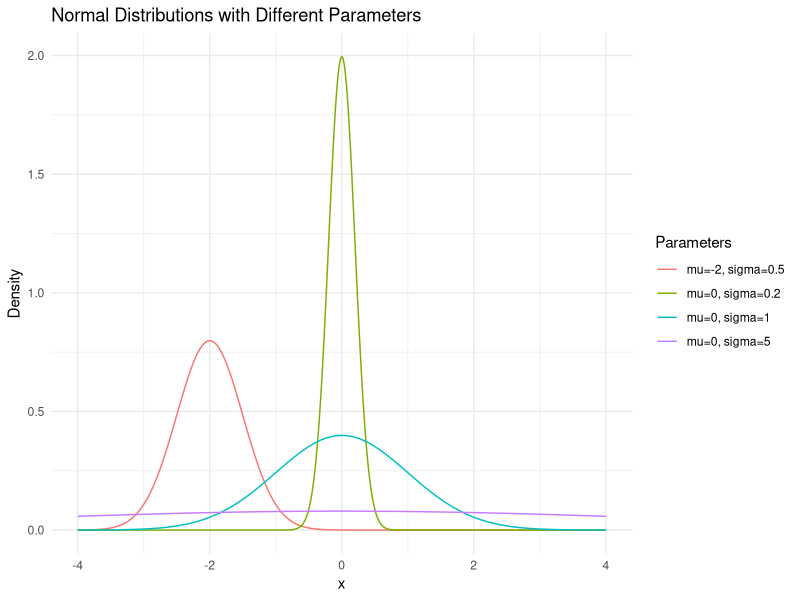
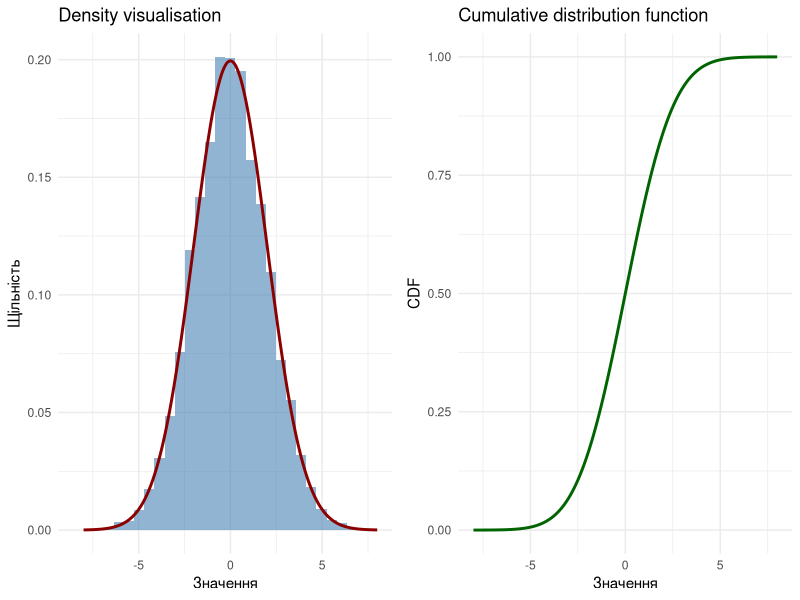
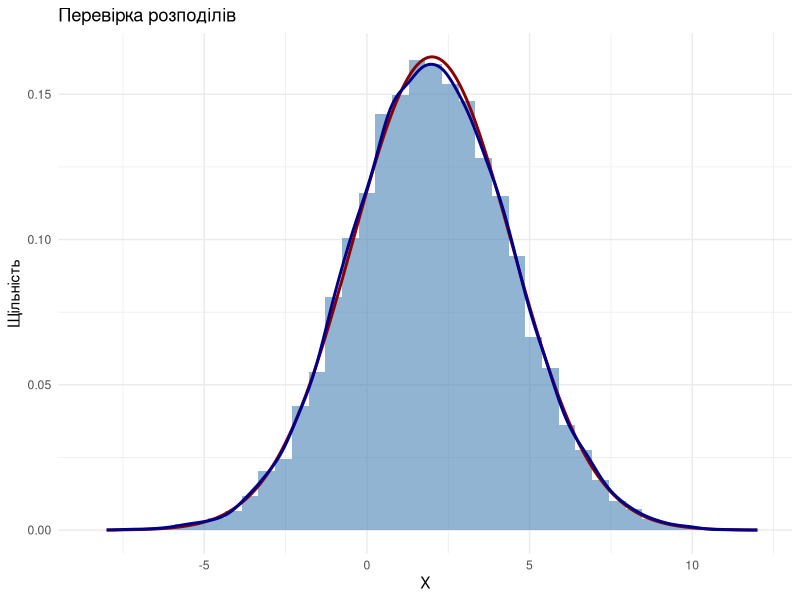
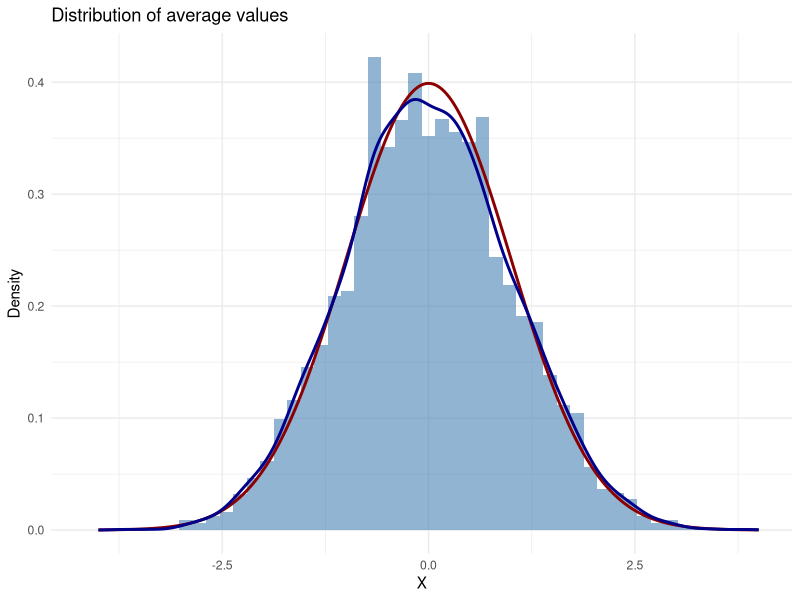
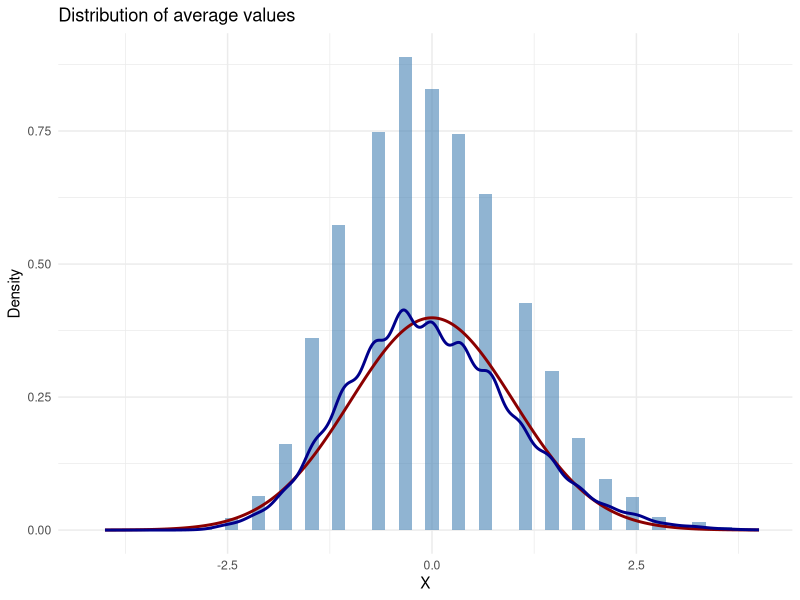
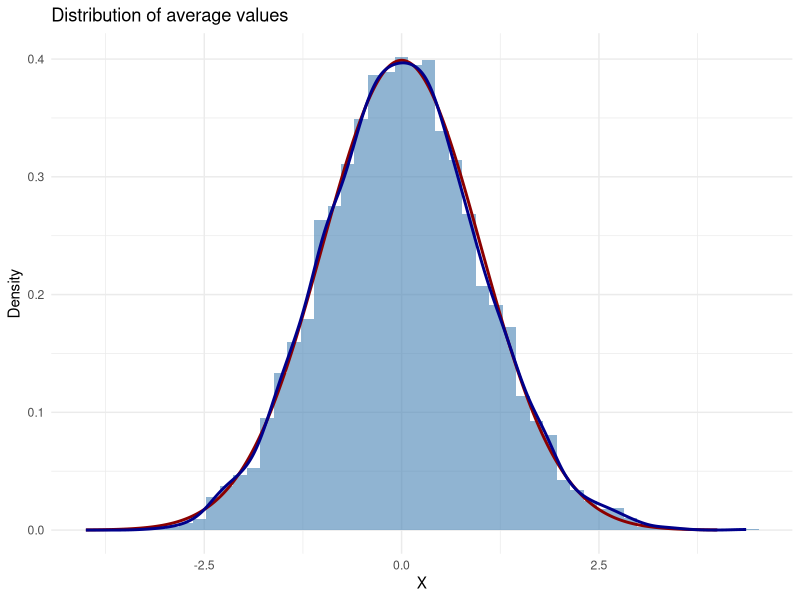
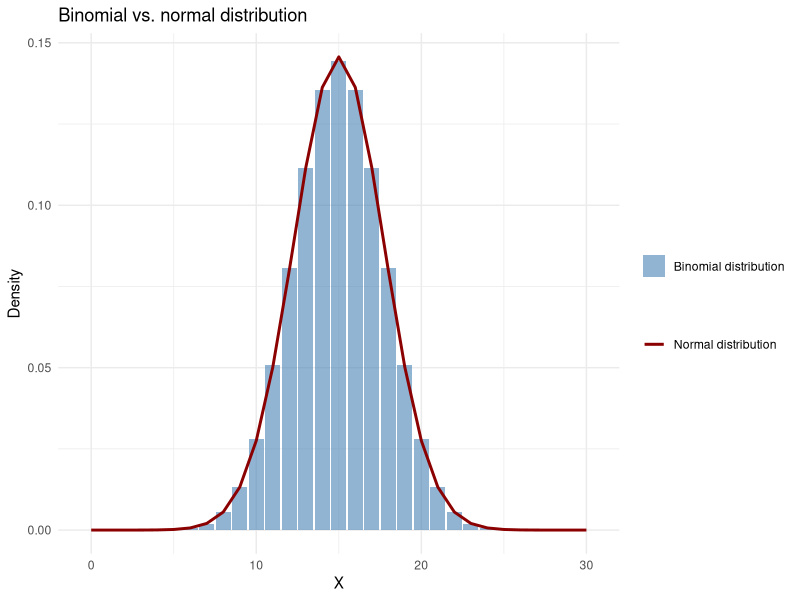
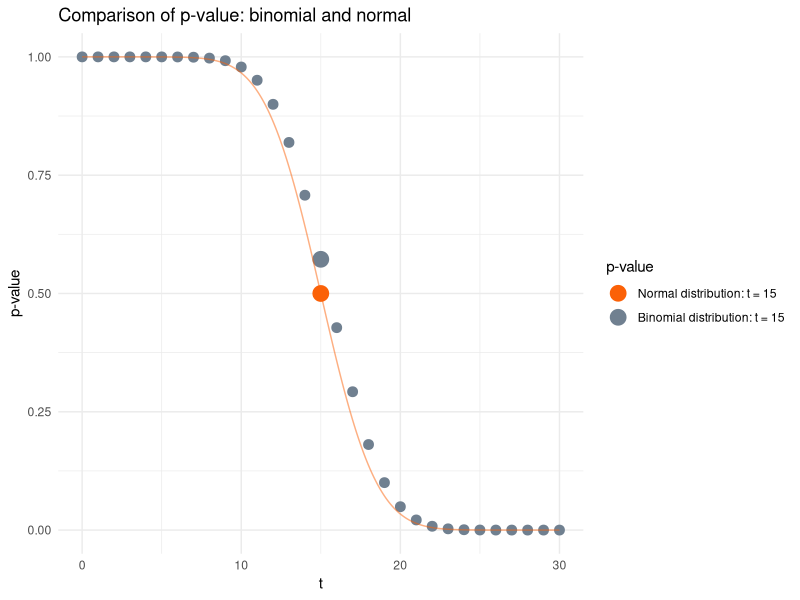

Write R code to recreate these figures, in order.
## ---- chunk 1
#| label: setup
#| include: false

library(tidyverse)

# Define colors
red_pink   = "#e64173"
turquoise  = "#20B2AA"
orange     = "#FFA500"
red        = "#fb6107"
blue       = "#181485"
navy       = "#150E37FF"
green      = "#8bb174"
yellow     = "#D8BD44"
purple     = "#6A5ACD"
slate      = "#314f4f"
## ---- chunk 2
#| label: normal_distribution-plot
#| echo: false
#| fig-align: center

library(tidyverse)

# Parameters
params <- tibble(
  mu = c(0, 0, 0, -2),
  sigma = c(0.2, 1, 5, 0.5)
)

# Generate data for plotting
plot_data <- params %>%
  rowwise() %>%
  mutate(data = list(tibble(
    x = seq(-4, 4, length.out = 1000),
    y = (1 / (sigma * sqrt(2 * pi))) * exp(-0.5 * ((x - mu) / sigma)^2)
  ))) %>%
  unnest(data)

# Plot
ggplot(plot_data, aes(x = x, y = y, color = factor(paste0("mu=", mu, ", sigma=", sigma)))) +
  geom_line() +
  labs(
    title = "Normal Distributions with Different Parameters",
    color = "Parameters",
    x = "x",
    y = "Density"
  ) +
  theme_minimal()
## ---- chunk 3
#| label: normal-distribution-cumulative

# Ініціалізація
library(tidyverse)

# Cumulative distribution function
p_x_leq_2 <- pnorm(2, mean = 0, sd = 1)
cat("P(X <= 2) =", p_x_leq_2, "\n")
cat("або так", pnorm(2, mean = 0, sd = 1), "\n")

# You can specify vector
p_values <- pnorm(c(2, -1), mean = 0, sd = 1)
cat("[P(X <= 2), P(X <= -1)] =", paste(p_values, collapse = ", "), "\n")
## ---- chunk 4
#| label: normal-distribution-percent

# Quantile 0.975
quantile_0_975 <- qnorm(0.975, mean = 0, sd = 1)
cat("quantile 0.975 =", quantile_0_975, "\n")
## ---- chunk 5
#| label: normal-distribution-probability

# Density
pdf_0 <- dnorm(0, mean = 0, sd = 1)
cat("pdf(0) =", pdf_0, "\n")
## ---- chunk 6
#| label: normal-distribution-plot
#| fig-align: center
#| code-fold: true

# Ініціалізація
set.seed(2024)

# Параметри розподілу
mu <- 0
sigma <- 2
x <- seq(-8, 8, length.out = 1000) # рівновіддалені 1000 точок від -8 до 8

# Розрахунок щільності, кумулятивної функції розподілу та вибірки
pdf <- dnorm(x, mean = mu, sd = sigma)
cdf <- pnorm(x, mean = mu, sd = sigma)
sample <- rnorm(10000, mean = mu, sd = sigma)

# Візуалізація
library(ggplot2)
library(gridExtra)

# Щільність
p1 <- ggplot() +
  geom_histogram(aes(x = sample, y = ..density..), fill = "steelblue", alpha = 0.6) +
  geom_line(aes(x = x, y = pdf), color = "darkred", size = 1) +
  labs(title = "Density visualisation", x = "Значення", y = "Щільність") +
  theme_minimal()

# Кумулятивна функція
p2 <- ggplot() +
  geom_line(aes(x = x, y = cdf), color = "darkgreen", size = 1) +
  labs(title = "Cumulative distribution function", x = "Значення", y = "CDF") +
  theme_minimal()

# Показати графіки
grid.arrange(p1, p2, ncol = 2)
## ---- chunk 7
#| label: normal-distribution-sum

first_mean <- 3
first_var <- 4

second_mean <- -1
second_var <- 2

first_dist <- list(mean = first_mean, sd = sqrt(first_var))
second_dist <- list(mean = second_mean, sd = sqrt(second_var))

# Important scale = sqrt(first_var + second_var)
checking_sum_distr <- tibble(
  mean = first_mean + second_mean,
  sd = sqrt(first_var + second_var)
)
## ---- chunk 8
#| label: normal-distribution-sum-plot
#| fig-align: center
#| code-fold: true
#| 

# Генерація вибірок
set.seed(2024)

first_sample <- rnorm(10000, mean = first_dist$mean, sd = first_dist$sd)
second_sample <- rnorm(10000, mean = second_dist$mean, sd = second_dist$sd)
sum_sample <- first_sample + second_sample

x <- seq(-8, 12, length.out = 1000)
checking_sum_pdf <- dnorm(x, mean = checking_sum_distr$mean, sd = checking_sum_distr$sd)

ggplot() +
  geom_histogram(aes(x = sum_sample, y = ..density..), fill = "steelblue", alpha = 0.6, bins = 40) +
  geom_line(aes(x = x, y = checking_sum_pdf), color = "darkred", size = 1) +
  geom_density(aes(x = sum_sample), color = "darkblue", size = 1) +
  labs(
    title = "Перевірка розподілів",
    x = "X",
    y = "Щільність"
  ) +
  theme_minimal()
## ---- chunk 9
#| label: central-limit-theorem-generate
#| code-fold: true

visualize_CLT <- function(sample_generator, expected_value, variance) {

  set.seed(2024)
  N <- 5000
  clt_sample <- numeric(N)

  for (i in 1:N) {
    sample <- sample_generator()
    sample_size <- length(sample)
    statistic <- sqrt(sample_size) * (mean(sample) - expected_value) / sqrt(variance)
    clt_sample[i] <- statistic
  }

  x <- seq(-4, 4, length.out = 1000)
  normal_pdf <- dnorm(x, mean = 0, sd = 1)

  ggplot() +
    geom_histogram(aes(x = clt_sample, y = ..density..), bins = 50, fill = "steelblue", alpha = 0.6) +
    geom_line(aes(x = x, y = normal_pdf), color = "darkred", size = 1) +
    geom_density(aes(x = clt_sample), color = "darkblue", size = 1) +
    labs(
      title = "Distribution of average values",
      x = "X",
      y = "Density"
    ) +
    theme_minimal()
}
## ---- chunk 10
#| label: central-limit-theorem-binomial
#| fig-align: center

binom_generator <- function(p, n, size) {
  rbinom(size, size = n, prob = p)
}

p <- 0.01
n <- 20
size <- 5000

visualize_CLT(
  sample_generator = function() binom_generator(p = p, n = n, size = size),
  expected_value = p * n,
  variance = n * p * (1 - p)
)
## ---- chunk 11
#| label: central-limit-theorem-binomial-small
#| fig-align: center

binom_generator <- function(p, n, size) {
  rbinom(size, size = n, prob = p)
}

p <- 0.01
n <- 20
size <- 40

visualize_CLT(
  sample_generator = function() binom_generator(p = p, n = n, size = size),
  expected_value = p * n,
  variance = n * p * (1 - p)
)
## ---- chunk 12
#| label: central-limit-theorem-exponential
#| fig-align: center
#| code-fold: true

expon_generator <- function(expected_value, size) {
  rexp(size, rate = 1 / expected_value)
}

expected_value <- 24
size <- 400

visualize_CLT(
  sample_generator = function() expon_generator(expected_value = expected_value, size = size),
  expected_value = expected_value,
  variance = expected_value^2
)
## ---- chunk 13
#| label: binomial-p-value

get_pvalue_by_old_logic <- function(n, mu0, t) {
  1 - pbinom(t - 1, size = n, prob = mu0)
}

n <- 30
mu0 <- 0.5
t <- 19

old_p_value <- get_pvalue_by_old_logic(n, mu0, t)
cat("p-value obtained using the old, correct formula:", old_p_value, "\n")
## ---- chunk 14
#| label: binomial-vs-normal
#| fig-align: center
#| echo: false

n <- 30
mu0 <- 0.5
t <- 19

x <- 0:30
binom_pmf <- dbinom(x, size = n, prob = mu0)
norm_pmf <- dnorm(x, mean = n * mu0, sd = sqrt(n * mu0 * (1 - mu0)))

ggplot() +
  geom_bar(aes(x = x, y = binom_pmf, fill = "steelblue"), stat = "identity", , alpha = 0.6) +
  geom_line(aes(x = x, y = norm_pmf, color = "darkred"), size = 1) +
  labs(
    title = "Binomial vs. normal distribution",
    x = "X",
    y = "Density"
  ) +
  theme_minimal() +
  scale_color_manual(values = c("darkred" = "darkred"), labels = c("Normal distribution"), name = '') +
  scale_fill_manual(values = c("steelblue" = "steelblue"), labels = c("Binomial distribution"), name = '')
## ---- chunk 15
#| label: normal-p-value

get_pvalue_by_normal_approx <- function(n, mu0, t) {
  sum_mu <- n * mu0
  sum_variance <- n * mu0 * (1 - mu0)
  sum_std <- sqrt(sum_variance)

  1 - pnorm(t, mean = sum_mu, sd = sum_std)
}

normal_dist_p_value <- get_pvalue_by_normal_approx(n, mu0, t)
cat("p-value obtained from the normal distribution approximation:", normal_dist_p_value, "\n")
## ---- chunk 16
#| label: normal-p-value-large

n <- 3000
mu0 <- 0.5
t <- 1544

old_p_value <- get_pvalue_by_old_logic(n, mu0, t)
cat("p-value obtained using the old, correct formula:", old_p_value, "\n")

normal_dist_p_value <- get_pvalue_by_normal_approx(n, mu0, t)
cat("p-value obtained from the normal distribution approximation:", normal_dist_p_value, "\n")
## ---- chunk 17
#| label: z-test-small

z_criterion_pvalue <- function(sample_mean, sample_size, mu0, variance) {
  Z_statistic <- sqrt(sample_size) * (sample_mean - mu0) / sqrt(variance)
  1 - pnorm(Z_statistic)
}

n <- 30
t <- 19
mu0 <- 0.5
variance <- mu0 * (1 - mu0)

old_p_value <- get_pvalue_by_old_logic(n, mu0, t)
normal_p_value <- get_pvalue_by_normal_approx(n, mu0, t)
z_pvalue <- z_criterion_pvalue(t / n, n, mu0, variance)

cat("p-value obtained using the old, correct formula:", old_p_value, "\n",
    "p-value obtained from the normal distribution:", normal_p_value, "\n",
    "Z-test p-value:", z_pvalue, "\n")
## ---- chunk 18
#| label: z-test-large

z_criterion_pvalue <- function(sample_mean, sample_size, mu0, variance) {
  Z_statistic <- sqrt(sample_size) * (sample_mean - mu0) / sqrt(variance)
  1 - pnorm(Z_statistic)
}

n <- 3000
t <- 1544
mu0 <- 0.5
variance <- mu0 * (1 - mu0)

old_p_value <- get_pvalue_by_old_logic(n, mu0, t)
normal_p_value <- get_pvalue_by_normal_approx(n, mu0, t)
z_pvalue <- z_criterion_pvalue(t / n, n, mu0, variance)

cat("p-value obtained using the old, correct formula:", old_p_value, "\n",
    "p-value obtained from the normal distribution:", normal_p_value, "\n",
    "Z-test p-value:", z_pvalue, "\n")
## ---- chunk 19
#| label: continuity-correction-def
#| code-fold: true
#| fig-align: center

cmp_pvalue_binom_and_norm <- function(n, mu0, t, add_to_x = 0) {
  # Parameters
  sum_mu <- n * mu0
  sum_variance <- n * mu0 * (1 - mu0)
  sum_std <- sqrt(sum_variance)
  
  x_axis <- seq(0, n, length.out = 1000)
  dots_to_show <- seq(0, n, by = 1)
  
  # Plot
  ggplot() +
    # Binomial p-value
    geom_point(aes(x = dots_to_show, y = 1 - pbinom(dots_to_show - 1, size = n, prob = mu0)),
                  color = "slategray",
                  size = 3) +
    geom_point(aes(x = t, y = 1 - pbinom(t - 1, size = n, prob = mu0), color = "slategray"),
                  size = 5) +
    # Normal p-value
    geom_line(aes(x = x_axis,
                  y = 1 - pnorm(x_axis + add_to_x, mean = sum_mu, sd = sum_std)),
                  color = red,
                  alpha = 0.5) +
    geom_point(aes(x = t, y = 1 - pnorm(t + add_to_x, mean = sum_mu, sd = sum_std), color = "red"), 
               size = 5) +
    labs(title = "Comparison of p-value: binomial and normal",
         x = "t", y = "p-value") +
    theme_minimal() +
    scale_colour_manual(name = "p-value", values = c('red' = red, slategray = "slategray"), 
                       labels = c("Normal distribution: t = 15", "Binomial distribution: t = 15"))
}

cmp_pvalue_binom_and_norm(30, 0.5, 15)
## ---- chunk 20
#| label: continuity-correction-difference-1

n <- 20
t <- 10

old_p_value <- get_pvalue_by_old_logic(n, mu0, t)
normal_dist_p_value <- get_pvalue_by_normal_approx(n, mu0, t)

cat("p-value obtained using the old, correct formula:", old_p_value, "\n",
    "p-value obtained from the normal distribution:", normal_dist_p_value, "\n",
    "Difference:", round(abs(old_p_value - normal_dist_p_value), 3), "\n")
## ---- chunk 21
#| label: continuity-correction-difference-2

# With the growth of t
n <- 20
t <- 14

old_p_value <- get_pvalue_by_old_logic(n, mu0, t)
normal_dist_p_value <- get_pvalue_by_normal_approx(n, mu0, t)
cat("p-value obtained using the old, correct formula:", old_p_value, "\n",
    "p-value obtained from the normal distribution:", normal_dist_p_value, "\n",
    "Difference:", round(abs(old_p_value - normal_dist_p_value), 3), "\n")
## ---- chunk 22
#| label: continuity-correction-difference-3

# With increasing n
n <- 200
t <- 100

old_p_value <- get_pvalue_by_old_logic(n, mu0, t)
normal_dist_p_value <- get_pvalue_by_normal_approx(n, mu0, t)
cat("p-value, отримане за старою, коректною формулою:", old_p_value, "\n",
    "p-value, отримане з наближення нормальним розподілом:", normal_dist_p_value, "\n",
    "Різниця:", round(abs(old_p_value - normal_dist_p_value), 3), "\n")
## ---- chunk 23
#| label: continuity-correction-correction
#| fig-align: center

cmp_pvalue_binom_and_norm(30, 0.5, 15, add_to_x=-0.5)
## ---- chunk 24
#| label: continuity-correction-def-2

get_pvalue_by_normal_approx_with_addition <- function(n, mu0, t) {
  sum_mu <- n * mu0
  sum_variance <- n * mu0 * (1 - mu0)
  sum_std <- sqrt(sum_variance)
  
  return(1 - pnorm(t - 0.5, mean = sum_mu, sd = sum_std))
}
## ---- chunk 25
#| label: continuity-correction-difference-4

n <- 30
mu0 <- 0.5
t <- 19

old_p_value <- get_pvalue_by_old_logic(n, mu0, t)
normal_dist_p_value <- get_pvalue_by_normal_approx(n, mu0, t)
normal_with_add_p_value <- get_pvalue_by_normal_approx_with_addition(n, mu0, t)

cat("p-value obtained using the old, correct formula:", old_p_value, "\n",
    "p-value obtained from the normal distribution:", normal_dist_p_value, "\n",
    "p-value obtained from the normal distribution approximation with a correction:", normal_with_add_p_value, "\n")
## ---- chunk 26
#| label: z-test-small-cc

z_criterion_pvalue <- function(sample_mean, sample_size, mu0, variance, use_continuity_correction = FALSE) {
  if (use_continuity_correction) {
    sample_mean <- (sample_mean * sample_size - 0.5) / sample_size
  }
  Z_statistic <- sqrt(sample_size) * (sample_mean - mu0) / sqrt(variance)
  return(1 - pnorm(Z_statistic))
}
## ---- chunk 27
#| label: z-test-small-cc-results

n <- 30
t <- 19
mu0 <- 0.5
variance <- mu0 * (1 - mu0)

old_p_value <- get_pvalue_by_old_logic(n, mu0, t)
z_pvalue <- z_criterion_pvalue(t / n, n, mu0, variance, use_continuity_correction = TRUE)
normal_with_add_p_value <- get_pvalue_by_normal_approx_with_addition(n, mu0, t)

cat("p-value obtained using the old, correct formula:", old_p_value, "\n",
    "p-value obtained from the normal distribution:", normal_with_add_p_value, "\n",
    "Z-test p-value:", z_pvalue, "\n")
